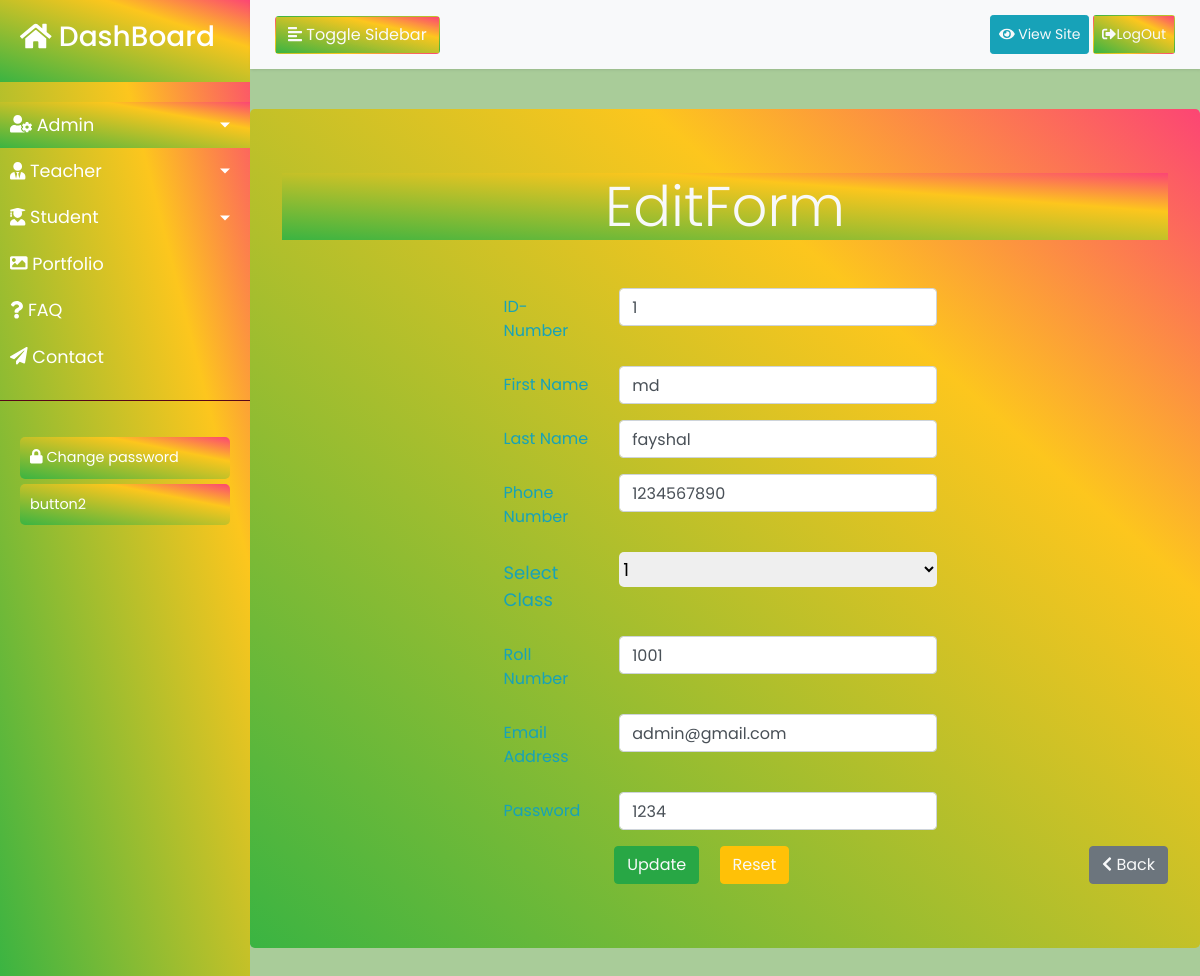
The app's page /studentedit.php?id=1 (signed in) with its own data.
### tables this page shows
CREATE TABLE IF NOT EXISTS `students` (
  `id` int NOT NULL AUTO_INCREMENT,
  `first_name` varchar(30) DEFAULT NULL,
  `last_name` varchar(30) DEFAULT NULL,
  `mobile` varchar(30) DEFAULT NULL,
  `roll_number` int DEFAULT NULL,
  `email` varchar(50) DEFAULT NULL,
  `student_pass` varchar(50) DEFAULT NULL,
  `class_id` int NOT NULL,
  PRIMARY KEY (`id`)
);

### studentedit.php (the view, shortened to what this page needs)
<?php
include('DBheader.php');
require_once('database.php');
$id = $_GET['id'];
$show = "SELECT * FROM students WHERE id = $id";
$result = mysqli_query($connection,$show);
?>
<div class="">
    <div class="jumbotron rgb ">
        <h1 class="display-4 text-center text-light rgb  mb-5">EditForm</h1>
        <form class="form-horizontal offset-3" action="studentedit.php" method="GET" name="form">
        <?php
                while ($sh = mysqli_fetch_assoc($result)){
            ?>
        <div class="row mb-3">
                <label class="col-sm-2 col-form-label text-info">ID-Number</label>
                <div class="col-sm-6">
                <input type="text" class="form-control" name="id" value="<?php echo $id;?>">
                </div>
            </div>
        <div class="row mb-3">
                <label class="col-sm-2 col-form-label text-info ">First Name</label>
                <div class="col-sm-6">
                <input type="text" class="form-control" name="first_name" value="<?php echo $sh['first_name'];?>">
                </div>
            </div>
            <div class="row mb-3">
                <label class="col-sm-2 col-form-label text-info ">Last Name</label>
                <div class="col-sm-6">
                <input type="text" class="form-control" name="last_name" value="<?php echo $sh['last_name'];?>">
                </div>
            </div>
            <div class="row mb-3">
                <label class="col-sm-2 col-form-label text-info ">Phone Number</label>
                <div class="col-sm-6">
                <input type="text" class="form-control" name="number" value="<?php echo $sh['mobile'];?>">
                </div>
            </div>
            <div class="row ">
                           <label for="exampleInputClasses" class="form-label col-sm-2 col-form-label text-info mb-3" style="font-size:18px;">Select Class</label>
                            <div class="col-sm-6">
                            <select name="class" class="form-select  form-select-mb py-1 " >
                                <option class="text"  value="Class Not Selected."><?php echo $sh['class_id'];?></option>
                            </select>
                            </div>
                           </div>
            <div class="row mb-3">
                <label class="col-sm-2 col-form-label text-info ">Roll Number</label>
                <div class="col-sm-6">
                <input type="text" class="form-control" name="roll_number" value="<?php echo $sh['roll_number'];?>">
                </div>
            </div>
            <div class="row mb-3">
                <label  class="col-sm-2 col-form-label text-info">Email Address</label>
                <div class="col-sm-6">
                <input type="text" class="form-control" name="email" value="<?php echo $sh['email'];?>">
                </div>
            </div>
            <div class="row mb-3">
                <label  class="col-sm-2 col-form-label text-info">Password</label>
                <div class="col-sm-6">
                <input type="text" class="form-control" name="studentpass" value="<?php echo $sh['student_pass'];?>">
                </div>
            </div>
            <div class="offset-2">
            <button type="submit" name="submit" class="btn btn-success text-light mr-3">Update</button>
            <button type="reset" class="btn btn-warning text-light">Reset</button>
            <a href="studentlist.php"type="submit"  class="btn btn-secondary text-light float-right"><i class="fas fa-chevron-left"></i> Back</a>
            </div>
            <?php } ?>
        </form>
    </div>
</div>
<?php include('DBfooter.php')?>

### sidebar.css (style rules this page uses)
body { font-family: 'Poppins', sans-serif; }
a, a:hover, a:focus { color: inherit; text-decoration: none; transition: all 0.3s; }

### style.css (style rules this page uses)
body { height: auto; width: auto; background-color: rgb(169, 204, 153); }
.rgb { background: linear-gradient(to top right, rgba(58, 180, 66, 1) 0%, rgba(253, 198, 29, 0.9948354341736695) 71%, rgba(252, 69, 116, 1) 100%); color: #fff; }

### studentmark.css (style rules this page uses)
select.form-select { width: 100%; border-radius: 5px; font-size: 18px; border-style:hidden ; }

### records on screen
students: first_name "md", last_name "fayshal", number "1234567890", class "1", roll_number "1001", email "admin@gmail.com", studentpass "1234"
